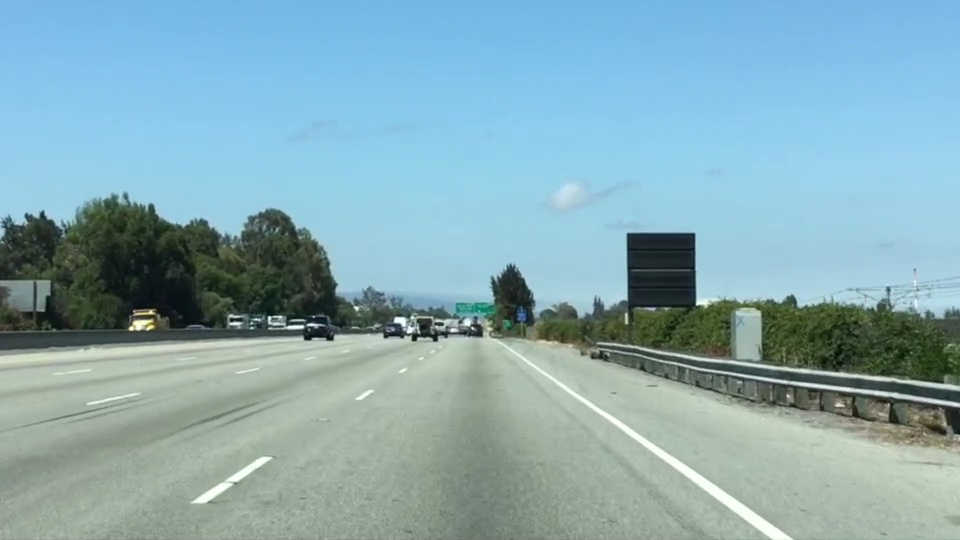
#> input picture S1--2/test.jpg, 960 x 540 px
$ python ColorSelection.py
#> lines starting #> are read from the running program, lines starting #| are printed output that depends on the picture; after the words box and inside, x2 and y2 are one past the last pixel; in counts of white or black regions, pixels touching at a corner belong together
#! usr/bin/python
#coding=utf-8

import matplotlib.pyplot as plt
import matplotlib.image as mpimg
import numpy as np

image = mpimg.imread("test.jpg")
#> image is the input picture: shape (540, 960, 3); mean R, G, B 135.5, 171.1, 179.2
print('this image is:',type(image),'with dimernsions:',image.shape)
#| this image is: <class 'numpy.ndarray'> with dimernsions: (540, 960, 3)
# Grab the x and y size and make a copy of the image
ysize = image.shape[0]
#> ysize = 540
xsize = image.shape[1]
#> xsize = 960
# Note: always make a copy rather than simply using "="
color_select = np.copy(image)
# Define our color selection criteria
# Note: if you run this code, you'll find these are not sensible values!!
# But you'll get a chance to play with them soon in a quiz
red_threshold = 200
green_threshold = 200
blue_threshold = 200
rgb_threshold = [red_threshold, green_threshold, blue_threshold]
# Identify pixels below the threshold
thresholds = (image[:,:,0] < rgb_threshold[0]) \
            | (image[:,:,1] < rgb_threshold[1]) \
            | (image[:,:,2] < rgb_threshold[2])
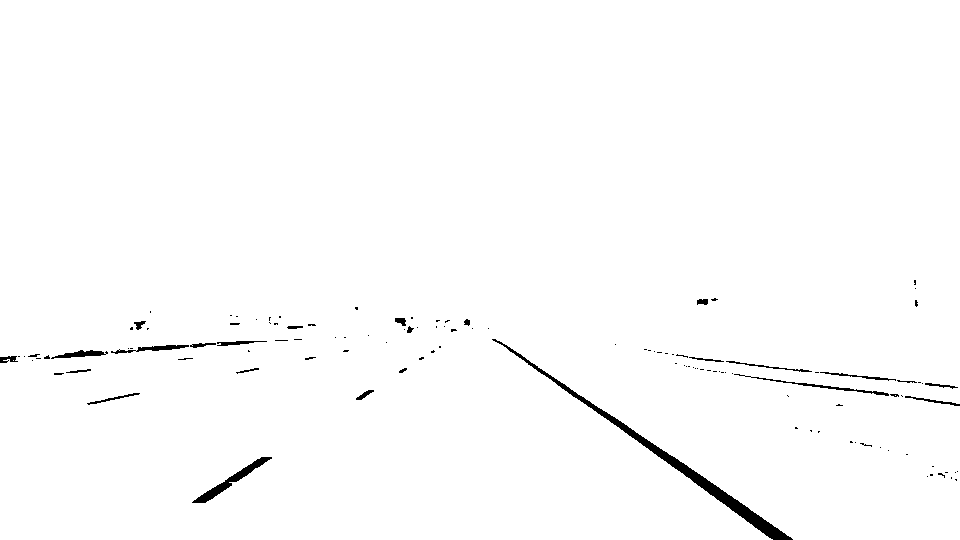
#> thresholds: shape (540, 960) bool; 98.9% white; 121 black regions (95 under 20 px), largest, box (x1, y1, x2, y2) and area: (492, 339, 793, 540) 2493, (192, 457, 272, 503) 624, (734, 374, 889, 396) 302
color_select[thresholds] = [0,0,0]
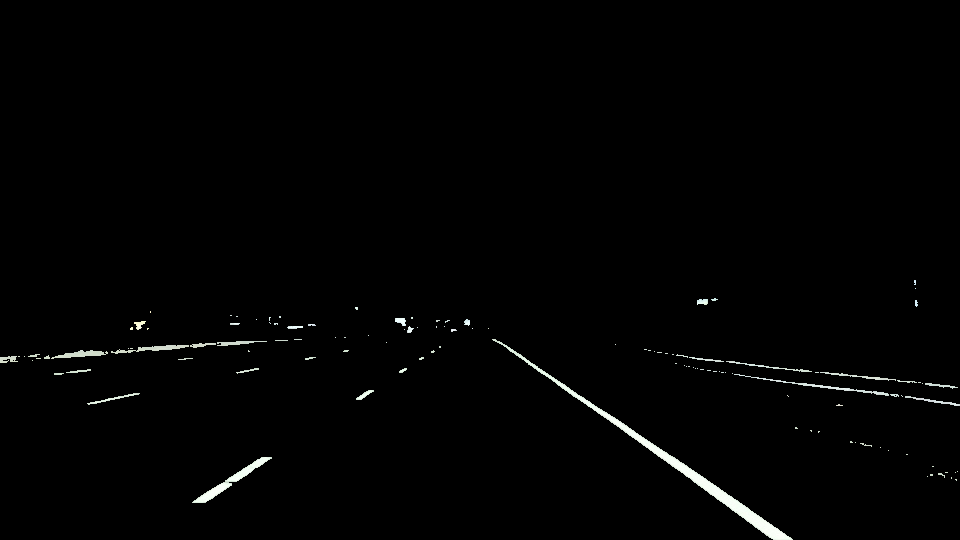
#> color_select: shape (540, 960, 3); mean R, G, B 2.5, 2.7, 2.5

# Display the image
plt.subplot(121)
plt.imshow(color_select)
plt.subplot(122)
plt.imshow(image)
plt.show()
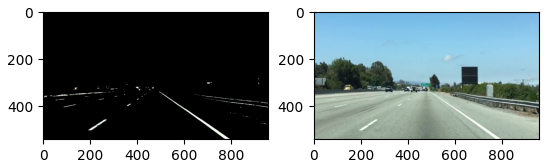
#> figure drawn by matplotlib, 2 panels
